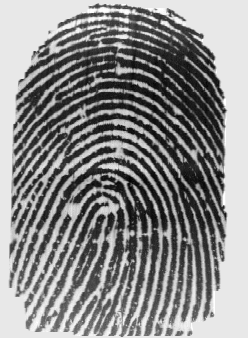
#> input picture Fabricio/Visão Computacional/03-07/2_7.png, 248 x 338 px
$ jupyter execute Transformacoes_de_intensidade.ipynb   (shell and % lines are left out)
#> lines starting #> are read from the running program, lines starting #| are printed output that depends on the picture
[cell 1]
# importa os pacotes
import numpy as np
import matplotlib.pyplot as plt
import cv2

[cell 2]
img = cv2.imread('2_7.png', cv2.IMREAD_GRAYSCALE)
#> img is the input picture: shape (338, 248); min 0, max 255, mean 139.3
altura, largura = img.shape
#> altura = 338; largura = 248

[cell 3]
n = np.arange(0,256)

# funcao para clarear a imagem
f_1 = (0.5294 * n + 120).astype(int)

plt.title('Funcao para clarear a imagem')
plt.plot(f_1)
plt.xlim([0,255])
plt.ylim([0,255])
plt.show()
#> figure, not shown here; curve peaks at x = 254, y = 254

img_1 = img.copy()
for i in range(0,altura):
  for j in range(0,largura):
    img_1[i,j] = f_1[ img_1[i,j] ]
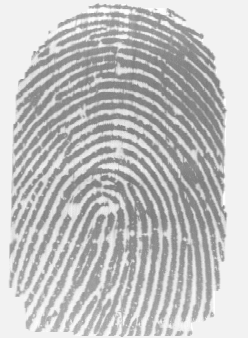
#> img_1: shape (338, 248); min 120, max 254, mean 193.1

hist = cv2.calcHist([img], [0], None, [256], [0,256])
#> hist = 256 values, max 19981 at index 232, min 0 at index 1, mean 327.4
hist_1 = cv2.calcHist([img_1], [0], None, [256], [0,256])
#> hist_1 = 256 values, max 19981 at index 242, min 0 at index 0, mean 327.4

plt.imshow(img, cmap='gray', vmin=0, vmax=255)
plt.show()
plt.plot(hist)
plt.show()
#> figure, not shown here; curve peaks at x = 232, y = 19981

plt.imshow(img_1, cmap='gray', vmin=0, vmax=255)
plt.show()
plt.plot(hist_1)
plt.show()
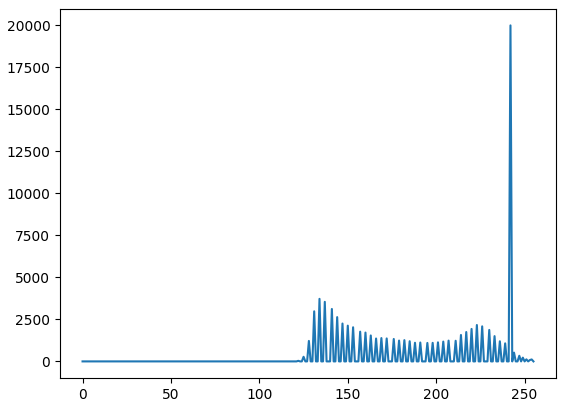
#> figure drawn by matplotlib, 1 panel; curve peaks at x = 242, y = 19981

[cell 4]
n = np.arange(0,256)

# funcao para escurecer a imagem
f_2 = (0.5882 * n).astype(int)

plt.title('Funcao para escurecer a imagem')
plt.plot(f_2)
plt.xlim([0,255])
plt.ylim([0,255])
plt.show()
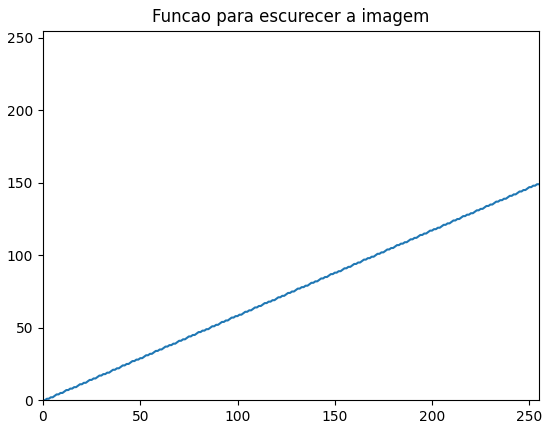
#> figure drawn by matplotlib, 1 panel; curve peaks at x = 254, y = 149

img_2 = img.copy()
for i in range(0,altura):
  for j in range(0,largura):
    img_2[i,j] = f_2[ img_2[i,j] ]
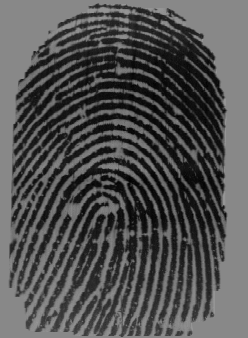
#> img_2: shape (338, 248); min 0, max 149, mean 81.4

hist = cv2.calcHist([img], [0], None, [256], [0,256])
hist_2 = cv2.calcHist([img_2], [0], None, [256], [0,256])
#> hist_2 = 256 values, max 19981 at index 136, min 0 at index 1, mean 327.4

plt.imshow(img, cmap='gray', vmin=0, vmax=255)
plt.show()
plt.plot(hist)
plt.show()

plt.imshow(img_2, cmap='gray', vmin=0, vmax=255)
plt.show()
plt.plot(hist_2)
plt.show()
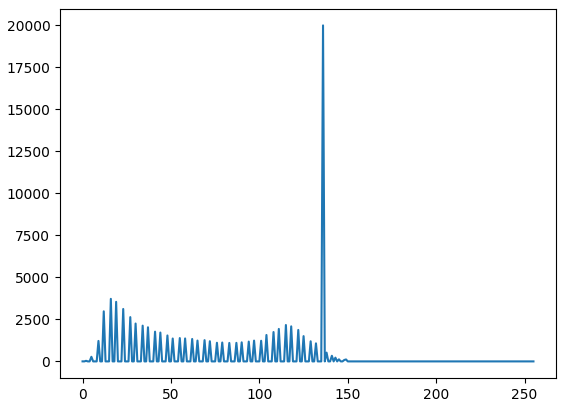
#> figure drawn by matplotlib, 1 panel; curve peaks at x = 136, y = 19981

[cell 5]
n = np.arange(0,256)

hist = cv2.calcHist([img], [0], None, [256], [0,256])
hist = hist / (altura*largura)
#> hist = 256 values, max 0.238 at index 232, min 0 at index 1, mean 0.00391
plt.plot(hist)
plt.show()
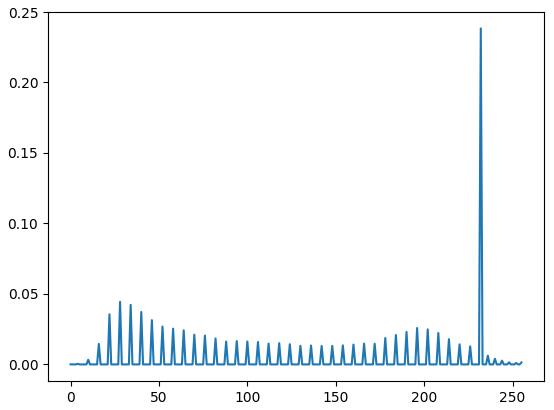
#> figure drawn by matplotlib, 1 panel; curve peaks at x = 232, y = 0.238

cdf = hist.cumsum()
#> cdf = 256 values from 2.39e-05 to 1
cdf = cdf * 255
#> cdf = 256 values from 0.00608 to 255
plt.plot(cdf)
plt.show()
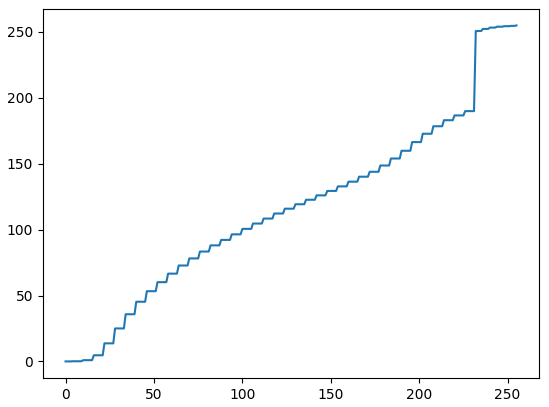
#> figure drawn by matplotlib, 1 panel; curve peaks at x = 255, y = 255


plt.title('Funcao para equalizar o histograma')
plt.plot(cdf)
plt.xlim([0,255])
plt.ylim([0,255])
plt.show()
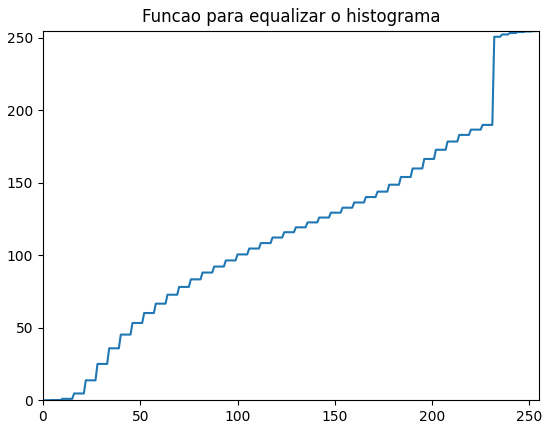
#> figure drawn by matplotlib, 1 panel; curve peaks at x = 255, y = 255

img_2 = img.copy()
for i in range(0,altura):
  for j in range(0,largura):
    img_2[i,j] = cdf[ img_2[i,j] ]
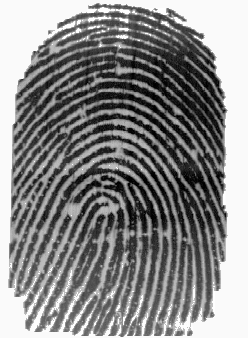
#> img_2: shape (338, 248); min 0, max 254, mean 136.5

hist_2 = cv2.calcHist([img_2], [0], None, [256], [0,256])
#> hist_2 = 256 values, max 19981 at index 250, min 0 at index 1, mean 327.4

plt.imshow(img, cmap='gray', vmin=0, vmax=255)
plt.show()
plt.plot(hist)
plt.show()

plt.imshow(img_2, cmap='gray', vmin=0, vmax=255)
plt.show()
plt.plot(hist_2)
plt.show()
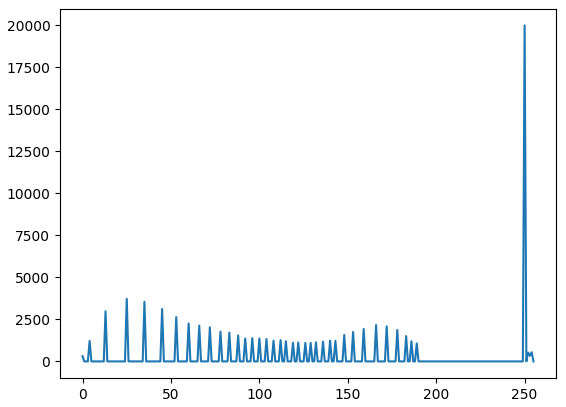
#> figure drawn by matplotlib, 1 panel; curve peaks at x = 250, y = 19981

$ run again, with Fabricio/Visão Computacional/03-07/4_2.png copied over Fabricio/Visão Computacional/03-07/2_7.png
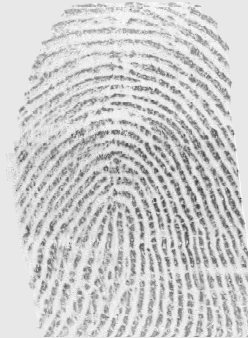
#> input picture Fabricio/Visão Computacional/03-07/4_2.png, 248 x 338 px
#> img is the input picture: shape (338, 248); min 58, max 255, mean 205.5
#> `hist = cv2.calcHist([img], [0], None, [256], [0,256])`: hist = 256 values, max 21011 at index 232, min 0 at index 0, mean 327.4
#> hist_1 = 256 values, max 21011 at index 242, min 0 at index 0, mean 327.4
#> `hist_2 = cv2.calcHist([img_2], [0], None, [256], [0,256])`: hist_2 = 256 values, max 21011 at index 136, min 0 at index 0, mean 327.4
#> `hist = hist / (altura*largura)`: hist = 256 values, max 0.251 at index 232, min 0 at index 0, mean 0.00391
#> `cdf = hist.cumsum()`: cdf = 256 values from 0 to 1
#> `cdf = cdf * 255`: cdf = 256 values from 0 to 255
#> after the loop `for i in range(0,altura):`:
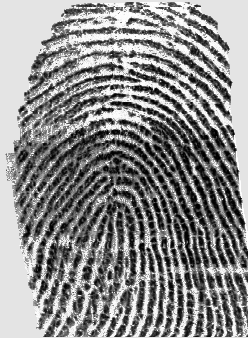
#> img_2: shape (338, 248); min 0, max 255, mean 139.5
#> `hist_2 = cv2.calcHist([img_2], [0], None, [256], [0,256])`: hist_2 = 256 values, max 21011 at index 228, min 0 at index 2, mean 327.4
#> `plt.show()`:
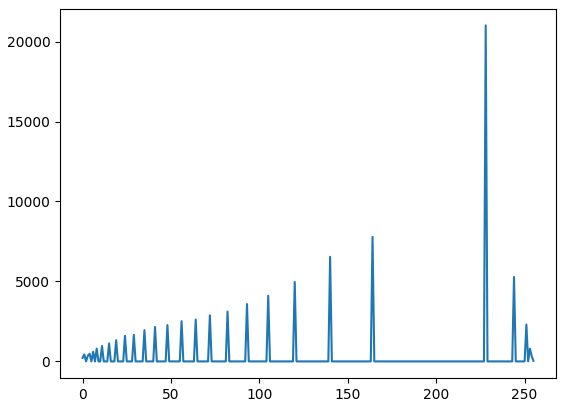
#> figure drawn by matplotlib, 1 panel; curve peaks at x = 228, y = 21011
